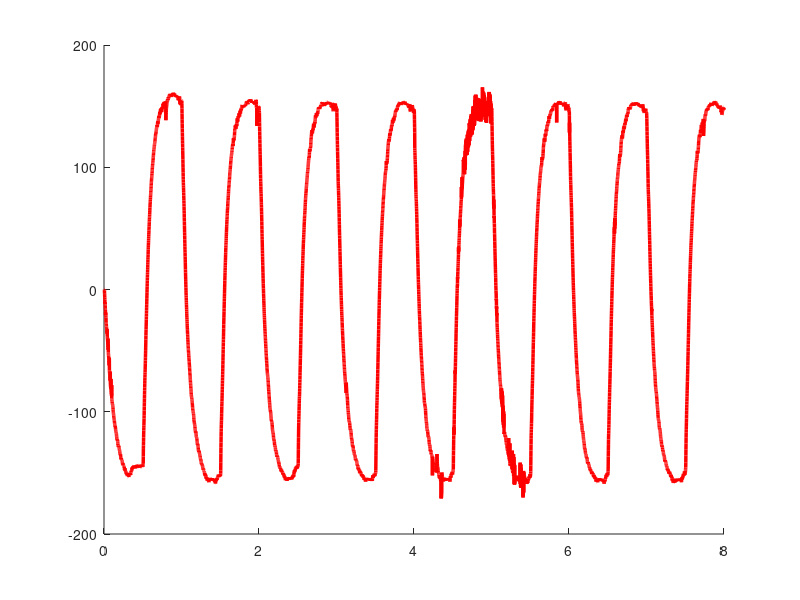

Write the MATLAB code that produced this figure. (Note: this script raises an error after producing the figure.)
% A Plot showing your velocity step response and how you obtained your plant parameters from it

% A Plot showing your velocity step response overlaid with the simulated velocity step response

% Three Plots showing the response, tracking error and the input voltage of the P-Controller applied to the cart system and the estimated plant overlaid on each other.

% A plot showing the theoretical closed-loop frequency response overlaid with the measured ones

%% Load Data

clear
load('LAB1_DATA.mat')

%% 5-1c
load('5_1_DATA.mat');
figure(1)
hold on
% Plot measured velocity
plot(velocity_Ex1(:,1), velocity_Ex1(:, 2), 'r', 'LineWidth',2.5);
% Plot K_v
K_v = 153.7;
Tau_v = 0.07;
fplot(K_v, 'b', 'LineWidth', 2.5)
% Formatting
xlim([1.556-Tau_v, 2])
xticks([1.556-Tau_v 1.556 1.556+Tau_v 1.556+2*Tau_v 1.556+3*Tau_v 1.556+4*Tau_v 1.556+5*Tau_v 1.556+6*Tau_v])
xticklabels({'-\tau_v','0','\tau_v','2\tau_v', '3\tau_v', '4\tau_v', '5\tau_v', '6\tau_v'})
ylim([0, 160])
set(gca,'fontsize',30);
title('5-1c Velocity Step Response','fontsize',35);
xlabel('Time [s]','fontsize',30)
ylabel('Velocity [mm/s]','fontsize',30)
grid minor
legend('Velocity','K_v = 153.7','fontsize',30)
hold off

%% 5-1d
figure(2)
% Subplot 1
% Plot measured velocity
subplot(2,1,1);
plot(velocity_Ex1(:,1), velocity_Ex1(:, 2), 'r', 'LineWidth',2.5);
hold on
% Plot simulated velocity
plot(tout,velocity_ave_5_1(:, 2), 'b', 'LineWidth', 2.5);
hold off
% Subplot 1 formatting
xlim([1.556-Tau_v, 2])
xticks([1.556-Tau_v 1.556 1.556+Tau_v 1.556+2*Tau_v 1.556+3*Tau_v 1.556+4*Tau_v 1.556+5*Tau_v 1.556+6*Tau_v])
xticklabels({'-\tau_v','0','\tau_v','2\tau_v', '3\tau_v', '4\tau_v', '5\tau_v', '6\tau_v'})
ylim([0, 160]);
title('5-1d Measured and Simulated Velocity Step Response','fontsize',35);
ylabel('Velocity [mm/s]','fontsize',30)
legend('Measured Velocity','Simulated Velocity','fontsize',30)
set(gca,'fontsize',30);
% Subplot 2
% Plot input square wave
subplot(2,1,2);
plot(input_Ex1(:,1), input_Ex1(:, 2), 'g', 'LineWidth',2.5);
% Subplot 2 Formatting
xlim([1.556-Tau_v, 2])
xticks([1.556-Tau_v 1.556 1.556+Tau_v 1.556+2*Tau_v 1.556+3*Tau_v 1.556+4*Tau_v 1.556+5*Tau_v 1.556+6*Tau_v])
xticklabels({'-\tau_v','0','\tau_v','2\tau_v', '3\tau_v', '4\tau_v', '5\tau_v', '6\tau_v'})
ylim([0, 3]);

set(gca,'fontsize',30);
xlabel('Time [s]','fontsize',30)
ylabel('Input [V]','fontsize',30)
grid minor

%% 5-2a

K_v = 153.7;
Tau_v = 1.626;


[omega_n_1,zeta_1] = calculate(0.15,K_v,Tau_v);
[omega_n_2,zeta_2] = calculate(0.25,K_v,Tau_v);
[omega_n_3,zeta_3] = calculate(0.50,K_v,Tau_v);




%% 5-2b

figure (3)
subplot(2,1,1)
title('Position Step Response for 𝐾𝑝=0.15','fontsize',35)
hold on
plot(input_Ex2_1(:,1),input_Ex2_1(:,2),'r--','Linewidth',2)
plot(position_Ex2_1(:,1),position_Ex2_1(:,2),'b','Linewidth',2)
ylabel('Position [mm]')
legend('Command','Measured')
grid on
hold off
set(gca,'fontsize',30)

subplot(2,1,2)
plot(control_input_Ex2_1(:,1),control_input_Ex2_1(:,2),'r','Linewidth',2)
ylabel('Control [V]')
grid on

xlabel('Time [s]')
set(gca,'fontsize',30)


figure (4)
subplot(2,1,1)
title('Position Step Response for 𝐾𝑝=0.25','fontsize',35)
hold on
plot(input_Ex2_2(:,1),input_Ex2_2(:,2),'r--','Linewidth',2)
plot(position_Ex2_2(:,1),position_Ex2_2(:,2),'b','Linewidth',2)
ylabel('Position [mm]')
legend('Command','Measured')
grid on
hold off
set(gca,'fontsize',30)

subplot(2,1,2)
plot(control_input_Ex2_2(:,1),control_input_Ex2_2(:,2),'r','Linewidth',2)
ylabel('Control [V]')
grid on

xlabel('Time [s]')
set(gca,'fontsize',30)


figure (5)
subplot(2,1,1)
title('Position Step Response for 𝐾𝑝=0.5','fontsize',35)
hold on
plot(input_Ex2_3(:,1),input_Ex2_3(:,2),'r--','Linewidth',2)
plot(position_Ex2_3(:,1),position_Ex2_3(:,2),'b','Linewidth',2)
ylabel('Position [mm]')
legend('Command','Measured')
grid on
hold off
set(gca,'fontsize',30)

subplot(2,1,2)
plot(control_input_Ex2_3(:,1),control_input_Ex2_3(:,2),'r','Linewidth',2)
ylabel('Control [V]')
grid on

xlabel('Time [s]')
set(gca,'fontsize',30)

%% 5-2c

%% 5-3a







function [zeta, omega] = calculate(K_p,K_v,Tau_v)
    zeta = 1/(2*sqrt(K_p * K_v * Tau_v));
    omega = sqrt((K_p * K_v)/Tau_v);
end
